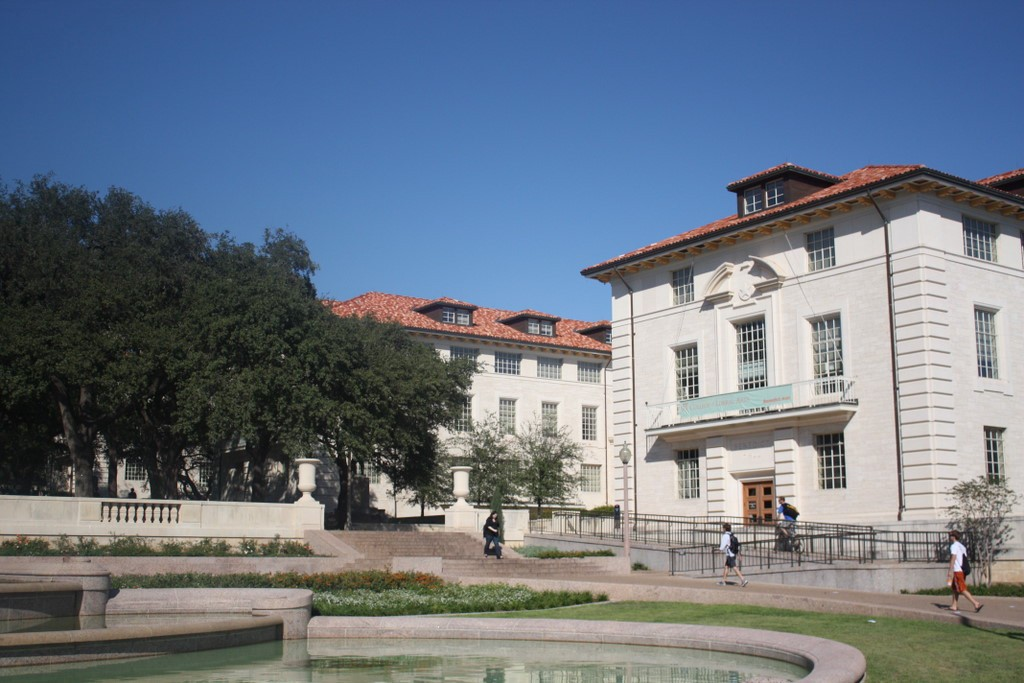
#> input picture foto1A.jpg, 1024 x 683 px
$ python ransac.py
#> lines starting #> are read from the running program, lines starting #| are printed output that depends on the picture
### homography.py
import cv2
import numpy as np

def calc_corresp(u, v):
    # 2N * 9
    a = np.array([[-u[0,0], -u[0,1], -1, 0, 0, 0, u[0,0]*v[0,0], u[0,1]*v[0,0], v[0,0]],
                  [0, 0, 0, -u[0,0], -u[0,1], -1, u[0,0]*v[0,1], u[0,1]*v[0,1], v[0,1]],
                  [-u[1,0], -u[1,1], -1, 0, 0, 0, u[1,0]*v[1,0], u[1,1]*v[1,0], v[1,0]],
                  [0, 0, 0, -u[1,0], -u[1,1], -1, u[1,0]*v[1,1], u[1,1]*v[1,1], v[1,1]],
                  [-u[2,0], -u[2,1], -1, 0, 0, 0, u[2,0]*v[2,0], u[2,1]*v[2,0], v[2,0]],
                  [0, 0, 0, -u[2,0], -u[2,1], -1, u[2,0]*v[2,1], u[2,1]*v[2,1], v[2,1]],
                  [-u[3,0], -u[3,1], -1, 0, 0, 0, u[3,0]*v[3,0], u[3,1]*v[3,0], v[3,0]],
                  [0, 0, 0, -u[3,0], -u[3,1], -1, u[3,0]*v[3,1], u[3,1]*v[3,1], v[3,1]]]).astype(np.float32)
    return a

# [31 lines left out: functions calc_correspLinear, calc_correspCollective, not called in this run]

def calc_correspLinearCollective(u, v):
    # 2N * 8 see https://scm_mos.gitlab.io/vision/homography-matrix/
    mx, nx = u.shape
    a = np.zeros((mx, 2 * 8), dtype=np.float32)
    b = np.zeros((mx, 2), dtype=np.float32)
    a[:, 0] = u[:, 0]
    a[:, 1] = u[:, 1]
    a[:, 2] = 1
    a[:, 6] = -u[:, 0] * v[:, 0]
    a[:, 7] = -u[:, 1] * v[:, 0]
    a[:, 11] = u[:, 0]
    a[:, 12] = u[:, 1]
    a[:, 13] = 1
    a[:, 14] = -u[:, 0] * v[:, 1]
    a[:, 15] = -u[:, 1] * v[:, 1]

    b[:, 0] = v[:, 0]
    b[:, 1] = v[:, 1]

    a = a.reshape(mx * 2, 8)
    b = b.reshape(mx * 2, 1)
    return a, b

def calcHomography(u, v, collective=False):
    """DLT algo"""

    # get assemable matrix
    if collective:
        mat = calc_correspCollective(u, v)
    else:
        mat = calc_corresp(u, v)

    # svd composition
    u, s, v = np.linalg.svd(mat)

    # reshape
    h = v[-1].reshape(3, 3)

    # norm
    h = h / h.item(8)
    return h

def calcHomographyLinear(u, v, collective=False):
    """Linear"""

    # get assemable matrix
    if collective:
        A, b = calc_correspLinearCollective(u, v)
    else:
        A, b = calc_correspLinear(u, v)

    # solver linear AH = b, H = (A.T * A)^-1 * A.T * b
    h = np.linalg.inv(A.T @ A) @ (A.T @ b)

    H = np.array([[h.item(0), h.item(1), h.item(2)],
                  [h.item(3), h.item(4), h.item(5)],
                  [h.item(6), h.item(7), 1]])
    return H


# [14 lines left out: function nearestNeighbor, not called in this run]

def bilinear(z_t, img, h, w, mh, mw):
    z_t = z_t.T
    chn = img.shape[2]
    img[0,0,0] = 0
    img[0,0,1] = 0
    img[0,0,2] = 0
    if chn == 4:
        img[0,0,3] = 0
    mask = (z_t[:, 0] > w-1) | (z_t[:, 0] < 0) | (z_t[:, 1] > h-1) | (z_t[:, 1] < 0)
    z_t[mask, 0:2]  = 0
    z_ti = z_t.astype(np.int32)
    z_t_f = z_t - z_ti
    img0 = img[z_ti[:,1],z_ti[:,0],:] * (1 - z_t_f[:,0:1]) + img[z_ti[:,1],z_ti[:,0]+1,:] * (z_t_f[:,0:1])
    img1 = img[z_ti[:,1]+1,z_ti[:,0],:] * (1 - z_t_f[:,0:1]) + img[z_ti[:,1]+1,z_ti[:,0]+1,:] * (z_t_f[:,0:1])
    img_n = img0 * ( 1 - z_t_f[:,1:2]) + img1 * (z_t_f[:,1:2])
    return img_n.reshape(mh, mw, chn)

convertfunc = {'nn':nearestNeighbor, 'bilinear':bilinear}

def wrapPerspective(img, H, convert='nn', boundary=0, crop=True):
    h, w, c = img.shape
    bnd = np.array([[0, w-1, w-1, 0],
                   [0, 0,   h-1, h-1],
                   [1., 1,   1,   1]])
    bnd_n = H @ bnd
    bnd_n /= bnd_n[-1,:]
    # find max boundary
    if boundary:
        max_x = int(np.max(bnd_n[0,:]))
        min_x = max(int(np.min(bnd_n[0,:])),0)
        max_y = int(np.max(bnd_n[1,:]))
        min_y = max(int(np.min(bnd_n[1,:])),0)
        max_w = max_x - min_x + 1
        max_h = max_y - min_y + 1
    else:
        max_x = int(np.max(bnd_n[0,:]))
        min_x = int(np.min(bnd_n[0,:]))
        max_y = int(np.max(bnd_n[1,:]))
        min_y = int(np.min(bnd_n[1,:]))
        max_w = max_x - min_x + 1
        max_h = max_y - min_y + 1

    # Construct meshgrid for transformation
    x = np.linspace(min_x, max_x, max_w)
    y = np.linspace(min_y, max_y, max_h)
    xv, yv = np.meshgrid(x, y)
    z = np.dstack([xv, yv, np.ones((max_h, max_w))]).reshape([max_w * max_h , 3]).T

    # backward wrapping
    invH = np.linalg.inv(H)
    z_t = invH @ z
    z_t /= z_t[-1,:]

    # interpolation
    img_n = None
    if crop:
        img_n = convertfunc[convert](z_t, img, h, w, max_h, max_w)
    else:
        img_n = np.zeros((max_h, max_w, 3),dtype=np.float32)
        img_t = convertfunc[convert](z_t, img, h, w, max_h, max_w)
        img_n[min_y:min_y+max_h,min_x:min_x+max_w,:] = img_t
    return img_n, min_x, min_y

# [43 lines left out: functions wrapPerspectiveScan, transformImage, not called in this run]

def transformImageH(img, H, method='bilinear'):
    """ transformImage
    @brief: Homography perspective transform by H
    @[in] img: numpy image MxNx3
    @[in] H: transform matrix
    @[in] method: interpolation method:nn/bilinear
    @[out] o:  transformed image
    """

    imgn, mx, my = wrapPerspective(img, H, convert=method, boundary=0, crop=True)
    if imgn.shape[2] == 3:
        return imgn.astype(np.uint8), mx, my
    return imgn, mx, my

class BLENDDIR(object):
    LEFT = 0
    RIGHT = 1
    TOP = 2
    DOWN = 3

def addAlpha(img, method="Rate", rate=0.2, direction=BLENDDIR.LEFT, alphaOnly=False):
    h, w, c = img.shape
    rate += 1e-10
    if not alphaOnly:
        imgn = np.zeros((h, w, c+1),dtype=np.float32)
        imgn[:, :, :c] = img
        if method=='Rate':
            print(rate)
            imgn[:, :, c] = rate
        elif method=='Gradient':
            if direction==BLENDDIR.LEFT:
                x = np.linspace(0, w-1, w)
                y = np.linspace(0, h-1, h)
                xx, yy = np.meshgrid(x,y)
                br = (xx + yy)/(w + h) * 0.5
            imgn[:, :, c] = br
            print('not implement yet')
        return imgn
    alpha = np.zeros((h, w, 1),dtype=np.float32)
    if method=='Rate':
        print(rate)
        alpha[:, :, 0] = rate
    elif method=='Gradient':
        rate = 0.5
        if direction==BLENDDIR.LEFT:
            x = np.linspace(0, w-1, w)
            y = np.linspace(0, h-1, h)
            xx, yy = np.meshgrid(x,y)
            br = (xx + yy)/(w + h) * 0.5
        elif direction==BLENDDIR.RIGHT:
            x = np.linspace(w-1, 0, w)
            y = np.linspace(h-1, 0, h)
            xx, yy = np.meshgrid(x,y)
            br = (xx + yy)/(w + h) * 0.5
        alpha[:, :, 0] = br
        print('not implement yet')
    return alpha

def stitchPanorama(imgQ, imgT, H, method='bilinear', blending=False, blendrate=0.2):
    """ stitchPanorama
    @brief: stitch two images by transformation matrix
    @[in] imgQ: numpy query image MxNx3
    @[in] imgT: numpy transform image mxnx3
    @[in] H: transform matrix [3x3]
    @[in] method: interpolation method:nn/bilinear
    @[out] o:  transformed image
    """
    if blending:
        imgT = addAlpha(imgT, method=blending, rate=blendrate)
    img_t, mx, my = transformImageH(imgT, H)
    ht, wt, ct = img_t.shape
    hq, wq, cq = imgQ.shape

    tsx = 0; tsy = 0; tex = wt-1; tey = ht-1
    qsx = 0; qsy = 0; qex = wq-1; qey = hq-1
    fsx = min(0, mx); fsy = min(0, my)
    fex = max(wq-1, mx+wt); fey = max(hq-1, my+ht)
    fw = fex - fsx + 1; fh = fey - fsy + 1

    if (mx < 0) and (my < 0):
        tex = wt-1; tey = ht-1
        qsx = -mx; qsy = -my; qex = -mx+wq-1; qey = -my+hq-1
    elif (mx < 0):
        tsy = my; tey = my+ht-1
        qsx = -mx; qex = -mx+wq-1
    elif (mx >= 0) and (my < 0):
        tsx = mx; tex = mx+wt-1
        qsy = -my; qey = -my+hq-1
    elif (mx >= 0):
        tsx = mx; tsy = my; tex = mx+wt-1; tey = my+ht-1
    fw = max(tex+1, qex+1)
    fh = max(tey+1, qey+1)
    if blending:
        imgn = np.zeros((fh,fw,ct), dtype=np.float32)
        # do blending here
        imgn[qsy:qey+1,qsx:qex+1,:3] = imgQ[:,:,:3].astype(np.float32)
        imgn[:,:, 3] += 1e-10
        if blending == 'Rate':
            imgn[qsy:qey+1,qsx:qex+1, 3] = 1 + 1e-10 - blendrate
        else:
            imgn[qsy:qey+1,qsx:qex+1, 3] = 1
        base = (imgn[tsy:tey+1,tsx:tex+1,3:4] + img_t[:,:,3:4])
        imgn[tsy:tey+1,tsx:tex+1,:3] = \
        ((imgn[tsy:tey+1,tsx:tex+1,3:4]/base) * imgn[tsy:tey+1,tsx:tex+1,:3] + (img_t[:,:,3:4]/base) * img_t[:,:,:3])
        return imgn[:,:,:3].astype(np.uint8)
    imgn = np.zeros((fh,fw,ct), dtype=np.uint8)
    imgn[tsy:tey+1,tsx:tex+1,:] = img_t
    imgn[qsy:qey+1,qsx:qex+1,:] = imgQ
    return imgn

# [111 lines left out: functions cylindericalTransform, cylindricalWarp, cylindericlMap, example0, example1, not called in this run]


def example2():
    # http://www.cs.ucf.edu/~mtappen/cap5415/lecs/lec19.pdf
    pass

def main():
    #example0()
    example1()
    #example2()

# [2 lines that do not run on import are left out]

### ransac.py
import numpy as np
import cv2
from homography import calcHomographyLinear, calcHomography, stitchPanorama, cylindericlMap

def DEBUG(*args):
    if LVL >= 1:
        print("[DEBUG]", *args)


class Model(object):
    __slots__ = ('val', 'th', 'd', 'n')

    def fit(self, X, Y):
        raise NotImplementedError

    def fwd(self, X):
        raise NotImplementedError

    def dist(self, predY, trueY):
        raise NotImplementedError

class HomoModel(Model):

    def __init__(self, th=5, d=50, n=4):
        self.th = th
        self.d = d
        self.n = n
        self.val = np.empty((3,3),dtype=np.float32)

    def fit(self, X, Y, collective=False):
        """
        @brief fit homography model
        @param[in] X - observation input 3x4 or 2x4
        @param[in] Y - observation output 3x4 or 2x4
        """
        nx, mx = X.shape
        ny, my = Y.shape
        assert ((mx == my) and (mx == self.n)) or ((mx == my) and (mx > self.n) and collective)  , "invalid data size should be %d" % self.n
        assert (nx == ny) and nx in [2, 3], "invalid input dimension for row numbers"
        """if nx == 2:
            x = np.ones((3, mx),dtype=np.float32)
            y = np.ones((3, my),dtype=np.float32)
            x[:2,:] = X
            y[:2,:] = Y
        else:
            x = X
            y = Y"""
        #self.val = calcHomographyLinear(X.T[:,:2], Y.T[:,:2])
        if collective:
            self.val = calcHomographyLinear(X.T[:,:2], Y.T[:,:2], True)
        else:
            self.val = calcHomography(X.T[:,:2], Y.T[:,:2], False)
        return self.val

    def fwd(self, X):
        nx, mx = X.shape
        assert nx in [2, 3], "invalid input dimension for row numbers"
        if nx == 2:
            x = np.ones((3, mx),dtype=np.float32)
            x[:2,:] = X
        else:
            x = X
        y = self.val @ x
        return y/(y[-1,:] + 1e-10)

    # [11 lines left out: function reproj, not called in this run]

    def dist(self, predY, trueY):
        delta = (predY - trueY)
        delta = np.sum(delta * delta, axis=0)
        dist = np.sqrt(delta)
        return dist

    def computeLoss(self, X, Y, method="reproj"):
        if method == "fwd":
            pred_y = self.fwd(X)
            err_total = self.dist(pred_y[:2,:], Y)
        elif method == "backward":
            pred_x = self.reproj(Y)
            err_total = self.dist(pred_x[:2,:], X)
        elif method == "reproj":
            pred_y = self.fwd(X)
            err_total = self.dist(pred_y[:2,:], Y)
            pred_x = self.reproj(Y)
            err_total += self.dist(pred_x[:2,:], X)
        else:
            exit("Invalid method!")
        return err_total
"""
Given:
    data – a set of observations
    model – a model to explain observed data points
    n – minimum number of data points required to estimate model parameters
    k – maximum number of iterations allowed in the algorithm
    t – threshold value to determine data points that are fit well by model
    d – number of close data points required to assert that a model fits well to data

Return:
    bestFit – model parameters which best fit the data (or nul if no good model is found)

iterations = 0
bestFit = nul
bestErr = something really large
while iterations < k {
    maybeInliers = n randomly selected values from data
    maybeModel = model parameters fitted to maybeInliers
    alsoInliers = empty set
    for every point in data not in maybeInliers {
        if point fits maybeModel with an error smaller than t
             add point to alsoInliers
    }
    if the number of elements in alsoInliers is > d {
        % this implies that we may have found a good model
        % now test how good it is
        betterModel = model parameters fitted to all points in maybeInliers and alsoInliers
        thisErr = a measure of how well betterModel fits these points
        if thisErr < bestErr {
            bestFit = betterModel
            bestErr = thisErr
        }
    }
    increment iterations
}
return bestFit
"""

class RANSAC(object):

    __slots__ = ('model', 'th', 'd', 'n', 'k')

    def __init__(self, model, k=1000):
        """
        @brief ransac
        @[in] u: 3xM origin coords
        @[in] v: 3xM matches coords
        @[in] cv: cross validation set
        @[out] H: homography matrix
        """
        self.model = model
        self.th = model.th
        self.d = model.d
        self.n = model.n
        self.k = k

    def computeLoss(self, X, Y, method="reproj"):
        error_total = self.model.computeLoss(X, Y, method)
        return error_total

    def run(self, data, method="reproj"):
        """
        @brief run ransac algo
        @param[in] data - X -> nx X mx ( number of observation features, number of total observations)
        @param[in] data - Y -> ny X yx ( number of observation features, number of total observations)
        """
        X, Y = data
        nx, mx = X.shape
        ny, my = Y.shape
        assert mx == my, "data observation not consistent!"
        d = mx * self.d / 100
        i = 0
        finalModel = np.empty((self.model.val.shape), dtype=np.float32)
        finalM = None
        #bestErr = 9999999999
        totalfitLen = 0
        inliers_pos_final = None
        for i in range(self.k):
            idx = np.random.randint(0, mx, self.n)
            maybeInliers_x = X[:, idx]
            maybeInliers_y = Y[:, idx]
            maybeModel = self.model.fit(maybeInliers_x, maybeInliers_y)
            alsoInliers = []
            err_total = self.computeLoss(X, Y, method)
            inliers_pos = err_total < (self.th)
            lenalsoIninears = np.sum(inliers_pos)
            DEBUG(i , mx, lenalsoIninears, d, self.n)
            if lenalsoIninears >= (d + self.n):
                totalfitLen = lenalsoIninears
                finalModel = maybeModel
                inliers_pos_final = inliers_pos
                break
                """
                betterModel = model parameters fitted to all points in maybeInliers and alsoInliers
                thisErr = a measure of how well betterModel fits these points
                if thisErr < bestErr {
                    bestFit = betterModel
                    bestErr = thisErr
                }
                """
            if lenalsoIninears > totalfitLen:
                finalModel = maybeModel
                totalfitLen = lenalsoIninears
                inliers_pos_final = inliers_pos
        if (lenalsoIninears < (d + self.n)):
            print("Warning:: fitting model does not exceed required threshold %d vs %d" % (totalfitLen, d + self.n))
        # final fitting, take all inliers
        inliers = np.where(inliers_pos_final)
        inliers_x = X[:, inliers[0]]
        inliers_y = Y[:, inliers[0]]
        DEBUG("Fitting final model using all inliers")
        finalModel = self.model.fit(inliers_x, inliers_y, collective=True)
        self.model.val = finalModel

        return finalModel, inliers, totalfitLen

        # Reject long dist
        # Average the rest matrix in H

LVL = 0

# [13 lines left out: function example0, not called in this run]


def stitching(trainImg, queryImg,
                ransacMet="fwd",
                th=5,
                d=70,
                n=4,
                k=1000,
                blending=False,
                blendrate=0.2,
                mode=None,
                override=0,
                cylinderT=1):
    if override == 0:
        # [5 lines of commented-out code are left out]
        trainImg_gray = cv2.cvtColor(trainImg, cv2.COLOR_RGB2GRAY)
        queryImg_gray = cv2.cvtColor(queryImg, cv2.COLOR_RGB2GRAY)

        descriptor = cv2.ORB_create()
        (kpsA, featuresA) = descriptor.detectAndCompute(trainImg_gray, None)
        (kpsB, featuresB) = descriptor.detectAndCompute(queryImg_gray, None)

        bf = cv2.BFMatcher(cv2.NORM_HAMMING, crossCheck=True)
        best_matches = bf.match(featuresA,featuresB)
        matches = sorted(best_matches, key = lambda x:x.distance)

        kpsA = np.float32([kp.pt for kp in kpsA])
        kpsB = np.float32([kp.pt for kp in kpsB])

        ptsA = np.float32([kpsA[m.queryIdx] for m in matches])
        ptsB = np.float32([kpsB[m.trainIdx] for m in matches])

        if mode is None:
            model = HomoModel(th=th,d=d,n=4)
            ransac = RANSAC(model, k=k)
            H, inliers, _len = ransac.run([ptsA.T, ptsB.T], method=ransacMet)
        else:
            reprojThresh = 4
            (H, status) = cv2.findHomography(ptsA, ptsB, cv2.RANSAC,
            reprojThresh)

        h, w, c = queryImg.shape
        imgn = stitchPanorama(queryImg, trainImg, H=H, blending=blending, blendrate=blendrate)
    else:
        stitcher = cv2.Stitcher_create()#cv2.createStitcher() #v2.Stitcher_create()
        (status, imgn) = stitcher.stitch([trainImg, queryImg])
    return imgn


def example1():

    IMAGEA = 'foto1A.jpg'
    IMAGEB = 'foto1B.jpg'

    trainImg = cv2.imread(IMAGEA)[:,:,::-1]
    #trainImg_gray = cv2.cvtColor(trainImg, cv2.COLOR_RGB2GRAY)

    queryImg = cv2.imread(IMAGEB)[:,:,::-1]
    # Opencv defines the color channel in the order BGR.
    #queryImg_gray = cv2.cvtColor(queryImg, cv2.COLOR_RGB2GRAY)

    imgn = stitching(trainImg, queryImg, "fwd", blending="Rate", blendrate=0.2)
    cv2.imshow("T",imgn[:,:,::-1])
    cv2.waitKey(0)
    cv2.imwrite("test.jpg", imgn[:,:,::-1])

def main():
    #example0()
    example1()
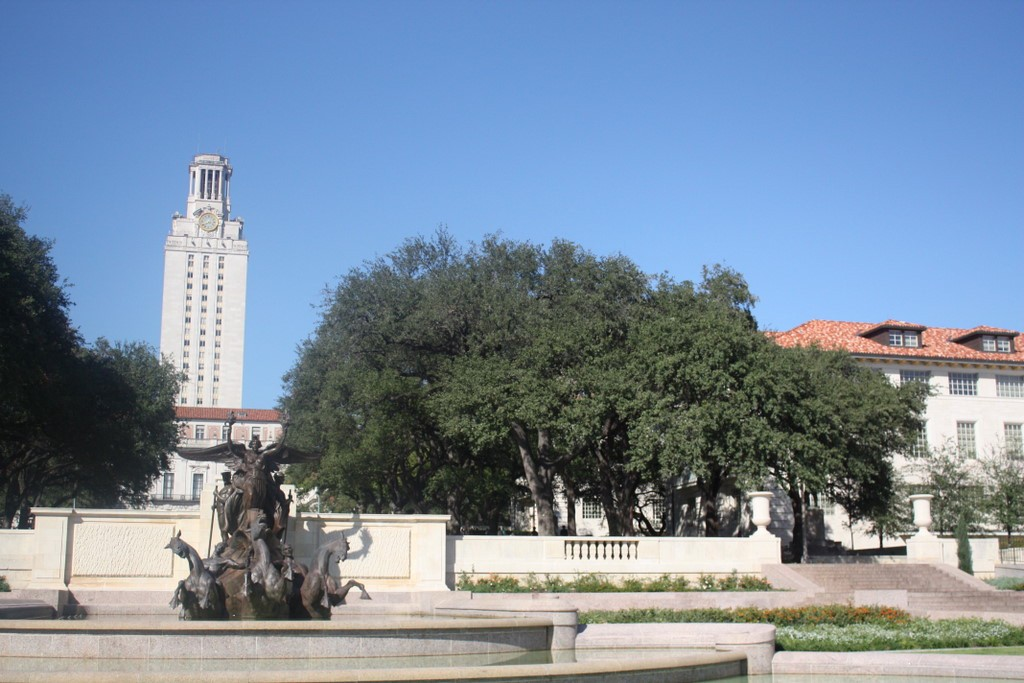
#> input picture foto1B.jpg, 1024 x 683 px
#> in stitching, `trainImg_gray = cv2.cvtColor(trainImg, cv2.COLOR_RGB2GRAY)`:
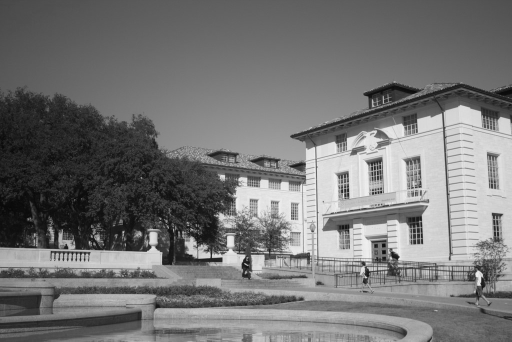
#> trainImg_gray: shape (683, 1024) (shown at 1/2 size); min 3, max 253, mean 117
#> in stitching, `queryImg_gray = cv2.cvtColor(queryImg, cv2.COLOR_RGB2GRAY)`:
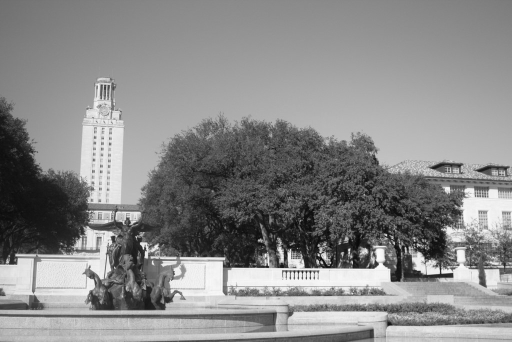
#> queryImg_gray: shape (683, 1024) (shown at 1/2 size); min 3, max 255, mean 136.7
#> in stitching, `(kpsA, featuresA) = descriptor.detectAndCompute(trainImg_gray, None)`: kpsA = 500 keypoints; strongest (x, y, size): (751, 385, 31), (762, 383, 31), (443, 516, 31), (425, 514, 37.2)
#> in stitching, `(kpsB, featuresB) = descriptor.detectAndCompute(queryImg_gray, None)`: kpsB = 500 keypoints; strongest (x, y, size): (534, 528, 31), (535, 533, 37.2), (637, 508, 31), (596, 544, 37.2)
#> in stitching, `best_matches = bf.match(featuresA,featuresB)`: best_matches = 189 matches
#> in stitching, `kpsA = np.float32([kp.pt for kp in kpsA])`: kpsA = 500 pairs, first value 68.4 to 984, second value 206 to 570
#> in stitching, `kpsB = np.float32([kp.pt for kp in kpsB])`: kpsB = 500 pairs, first value 31 to 970.6, second value 169.9 to 615.9
#> in stitching, `ptsA = np.float32([kpsA[m.queryIdx] for m in matches])`: ptsA = 189 pairs, first value 68.4 to 964.8, second value 222.9 to 553
#> in stitching, `ptsB = np.float32([kpsB[m.trainIdx] for m in matches])`: ptsB = 189 pairs, first value 33 to 970.6, second value 328.3 to 587.5
#> the loop in run, `for i in range(self.k):` made 1000 passes
#> (lenalsoIninears, totalfitLen) on passes 1, 2, 40: (4, 4), (63, 63), (75, 75)
#| Warning:: fitting model does not exceed required threshold 123 vs 136
#> in stitchPanorama, `base = (imgn[tsy:tey+1,tsx:tex+1,3:4] + img_t[:,:,3:4])`:
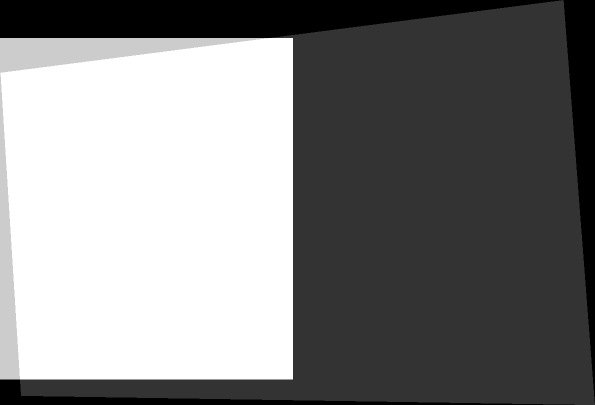
#> base: shape (810, 1190, 1) float64 (shown at 1/2 size); min 1e-10, max 1, mean 0.505
#> in stitchPanorama, `return imgn[:,:,:3].astype(np.uint8)`:
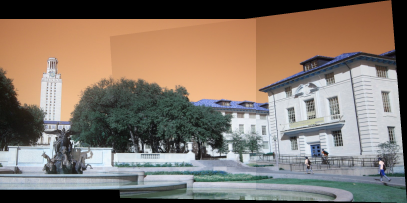
#> returned value: shape (810, 1628, 3) (shown at 1/4 size); mean of channels 0, 1, 2 109.8, 121.4, 135; drawn as B, G, R
#> in example1, `cv2.imshow("T",imgn[:,:,::-1])`:
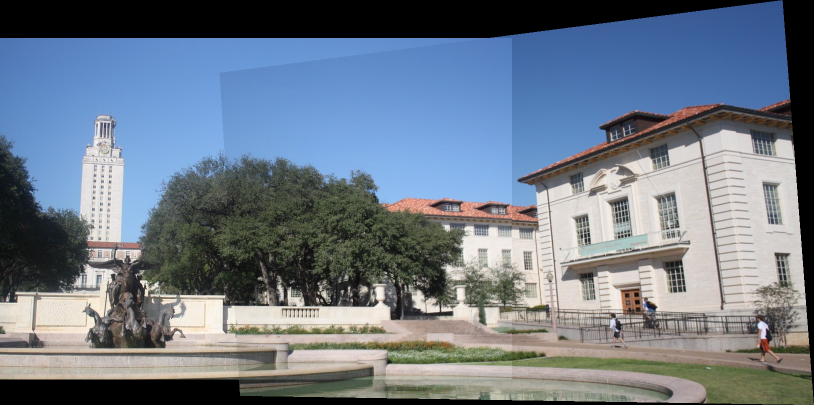
#> window 'T': shape (810, 1628, 3) (shown at 1/2 size); mean B, G, R 135, 121.4, 109.8


if __name__ == '__main__':
    main()
